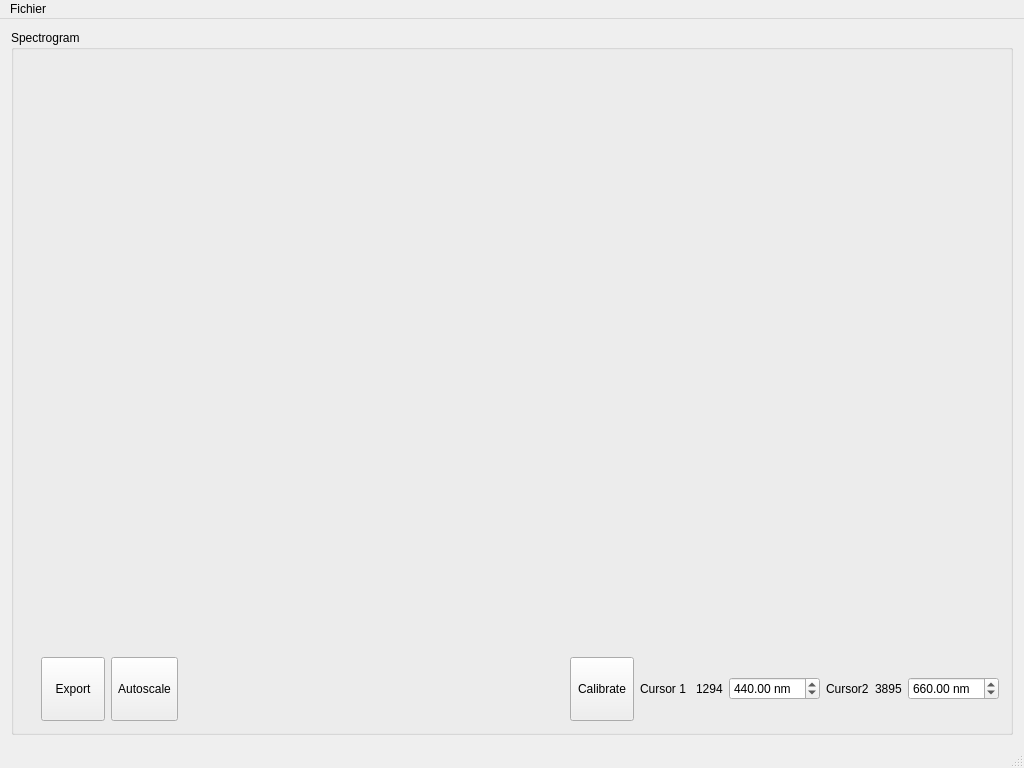
<?xml version="1.0" encoding="UTF-8"?>
<ui version="4.0">
 <class>MainWindow</class>
 <widget class="QMainWindow" name="MainWindow">
  <property name="geometry">
   <rect>
    <x>0</x>
    <y>0</y>
    <width>1024</width>
    <height>768</height>
   </rect>
  </property>
  <property name="sizePolicy">
   <sizepolicy hsizetype="Fixed" vsizetype="Fixed">
    <horstretch>0</horstretch>
    <verstretch>0</verstretch>
   </sizepolicy>
  </property>
  <property name="minimumSize">
   <size>
    <width>1024</width>
    <height>768</height>
   </size>
  </property>
  <property name="maximumSize">
   <size>
    <width>1024</width>
    <height>768</height>
   </size>
  </property>
  <property name="windowTitle">
   <string>MainWindow</string>
  </property>
  <widget class="QWidget" name="centralWidget">
   <layout class="QGridLayout" name="gridLayout_2">
    <item row="0" column="0" rowspan="2">
     <widget class="QGroupBox" name="groupSpectrogram">
      <property name="minimumSize">
       <size>
        <width>0</width>
        <height>125</height>
       </size>
      </property>
      <property name="title">
       <string>Spectrogram</string>
      </property>
      <layout class="QVBoxLayout" name="verticalLayout_2">
       <item>
        <widget class="QCustomPlot" name="plot1" native="true">
         <property name="sizePolicy">
          <sizepolicy hsizetype="Expanding" vsizetype="Expanding">
           <horstretch>0</horstretch>
           <verstretch>0</verstretch>
          </sizepolicy>
         </property>
        </widget>
       </item>
       <item>
        <layout class="QHBoxLayout" name="horizontalLayout_3">
         <item>
          <widget class="QWidget" name="widget" native="true">
           <property name="minimumSize">
            <size>
             <width>10</width>
             <height>0</height>
            </size>
           </property>
          </widget>
         </item>
         <item>
          <widget class="QToolButton" name="toolButton_2">
           <property name="minimumSize">
            <size>
             <width>64</width>
             <height>64</height>
            </size>
           </property>
           <property name="text">
            <string>Export</string>
           </property>
          </widget>
         </item>
         <item>
          <widget class="QToolButton" name="toolButton_3">
           <property name="minimumSize">
            <size>
             <width>64</width>
             <height>64</height>
            </size>
           </property>
           <property name="text">
            <string>Autoscale</string>
           </property>
          </widget>
         </item>
         <item>
          <spacer name="horizontalSpacer_2">
           <property name="orientation">
            <enum>Qt::Horizontal</enum>
           </property>
           <property name="sizeHint" stdset="0">
            <size>
             <width>40</width>
             <height>20</height>
            </size>
           </property>
          </spacer>
         </item>
         <item>
          <widget class="QToolButton" name="toolButton">
           <property name="minimumSize">
            <size>
             <width>64</width>
             <height>64</height>
            </size>
           </property>
           <property name="text">
            <string>Calibrate</string>
           </property>
          </widget>
         </item>
         <item>
          <widget class="QLabel" name="label_c0">
           <property name="sizePolicy">
            <sizepolicy hsizetype="Minimum" vsizetype="Minimum">
             <horstretch>0</horstretch>
             <verstretch>0</verstretch>
            </sizepolicy>
           </property>
           <property name="minimumSize">
            <size>
             <width>0</width>
             <height>0</height>
            </size>
           </property>
           <property name="text">
            <string>Cursor 1 </string>
           </property>
          </widget>
         </item>
         <item>
          <widget class="QLabel" name="label_x0">
           <property name="text">
            <string>1294</string>
           </property>
          </widget>
         </item>
         <item>
          <widget class="QDoubleSpinBox" name="SBa">
           <property name="suffix">
            <string> nm</string>
           </property>
           <property name="minimum">
            <double>200.000000000000000</double>
           </property>
           <property name="maximum">
            <double>1200.000000000000000</double>
           </property>
           <property name="value">
            <double>440.000000000000000</double>
           </property>
          </widget>
         </item>
         <item>
          <widget class="QLabel" name="label_c1">
           <property name="text">
            <string>Cursor2</string>
           </property>
          </widget>
         </item>
         <item>
          <widget class="QLabel" name="label_x1">
           <property name="text">
            <string>3895</string>
           </property>
          </widget>
         </item>
         <item>
          <widget class="QDoubleSpinBox" name="sbB">
           <property name="suffix">
            <string> nm</string>
           </property>
           <property name="minimum">
            <double>200.000000000000000</double>
           </property>
           <property name="maximum">
            <double>1200.000000000000000</double>
           </property>
           <property name="value">
            <double>660.000000000000000</double>
           </property>
          </widget>
         </item>
        </layout>
       </item>
      </layout>
     </widget>
    </item>
   </layout>
  </widget>
  <widget class="QStatusBar" name="statusBar"/>
  <widget class="QMenuBar" name="menuBar">
   <property name="geometry">
    <rect>
     <x>0</x>
     <y>0</y>
     <width>1024</width>
     <height>22</height>
    </rect>
   </property>
   <widget class="QMenu" name="menuFichier">
    <property name="title">
     <string>Fichier</string>
    </property>
    <addaction name="actionQuit"/>
   </widget>
   <addaction name="menuFichier"/>
  </widget>
  <action name="actionQuit">
   <property name="text">
    <string>Quit</string>
   </property>
  </action>
  <action name="actionXfxcb">
   <property name="text">
    <string>xfxcb</string>
   </property>
  </action>
 </widget>
 <layoutdefault spacing="6" margin="11"/>
 <customwidgets>
  <customwidget>
   <class>QCustomPlot</class>
   <extends>QWidget</extends>
   <header>qcustomplot.h</header>
   <container>1</container>
  </customwidget>
 </customwidgets>
 <resources/>
 <connections/>
</ui>
